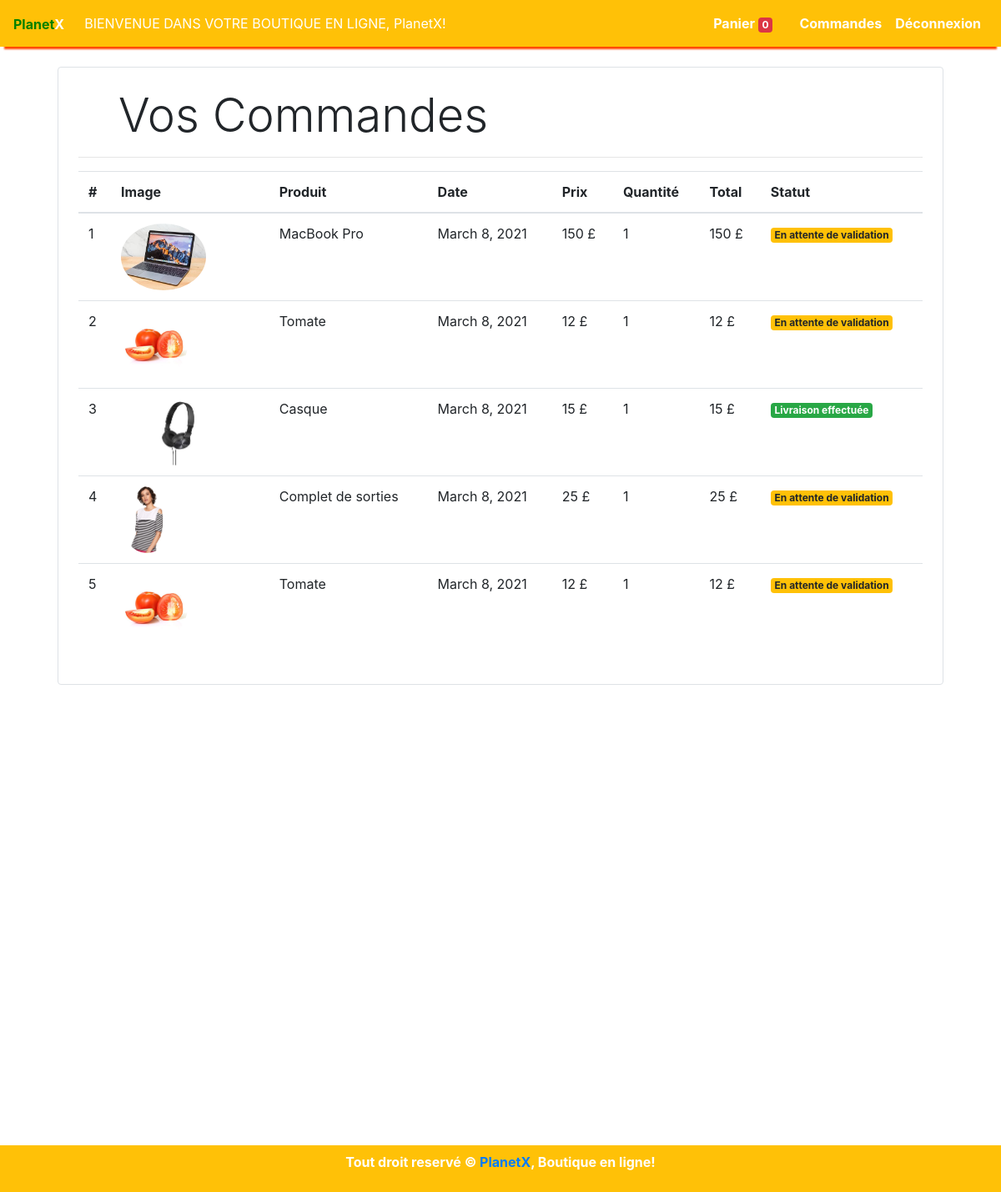
Screenshot of /orders (signed in) with the database file from the repository.
### store/models/orders.py (models this page shows, shortened)
class Order(models.Model):
    product = models.ForeignKey(Product,
                                on_delete=models.CASCADE)
    customer = models.ForeignKey(Customer,
                                 on_delete=models.CASCADE)
    quantity = models.IntegerField(default=1)
    price = models.IntegerField()
    address = models.CharField(max_length=50, default='', blank=True)
    phone = models.CharField(max_length=50, default='', blank=True)
    date = models.DateField(default=datetime.datetime.today)
    status = models.BooleanField(default=False)
    @staticmethod
    def get_orders_by_customer(customer_id):
        return Order.objects.filter(customer=customer_id).order_by('-date')
    def __str__(self):
        return "Date : {} ,contact client: {}".format(self.date,self.phone)

### store/models/product.py (models this page shows, shortened)
class Product(models.Model):
    name = models.CharField(max_length=50)
    price = models.IntegerField(default=0)
    category = models.ForeignKey(Category, on_delete=models.CASCADE, default=1)
    description = models.CharField(max_length=200, default='' , null=True , blank=True)
    image = models.ImageField(upload_to='uploads/products/')

### store/middlewares/auth.py (the view)
    def middleware(request):
        print(request.session.get('customer'))
        returnUrl = request.META['PATH_INFO']
        print(request.META['PATH_INFO'])
        if not request.session.get('customer'):
           return redirect(f'login?return_url={returnUrl}')
        response = get_response(request)
        return response

### store/templatetags/custom_filter.py (called while the page is built)
@register.filter(name='multiply')
def multiply(number , number1):
    return number * number1

### store/views/orders.py (called while the page is built)
    def get(self , request ):
        customer = request.session.get('customer')
        orders = Order.get_orders_by_customer(customer)
        print(orders)
        return render(request , 'orders.html'  , {'orders' : orders})

### store/templates/orders.html
{% extends 'base.html' %}
{% block content %}
{% load cart %}
{% load custom_filter %}
<div class="container">
   <div class="border rounded p-4 m-4">
        <p class="display-4 pl-4 ml-4">Vos Commandes</p>
        <hr>
        <table class="table">
            <thead>
                <tr>
                    <th>#</th>
                    <th>Image</th>
                    <th>Produit</th>
                    <th>Date</th>
                    <th>Prix</th>
                    <th>Quantité</th>
                    <th>Total</th>
                    <th>Statut</th>
                </tr>
            </thead>
            <tbody>
                {% for order in orders %}
                <tr>
                    <td>{{forloop.counter}}</td>
                    <td><img style="height: 80px;" class="rounded-circle" src="{{order.product.image.url}}" alt=""></td>
                    <td>{{order.product.name}}</td>
                    <td>{{order.date}}</td>
                    <td>{{order.price}} £</td>
                    <td>{{order.quantity}}</td>
                    <td>{{order.quantity|multiply:order.price}} £</td>
                    {% if order.status %}
                    <td><small class="badge badge-success">Livraison effectuée</small></td>
                    {%else%}
                    <td><small class="badge badge-warning">En attente de validation</small></td>
                    {% endif %}
                </tr>
                {% endfor %}
            </tbody>
        </table>
   </div>
</div>
{% endblock %}

### rows the page displays
Order: product.image (picture), product.name "MacBook Pro", date "March 8, 2021", price "150", quantity "1", quantity|multiply "150", status "En attente de validation"
Order: product.image (picture), product.name "Tomate", date "March 8, 2021", price "12", quantity "1", quantity|multiply "12", status "En attente de validation"
Order: product.image (picture), product.name "Casque", date "March 8, 2021", price "15", quantity "1", quantity|multiply "15", status "Livraison effectuée"
Order: product.image (picture), product.name "Complet de sorties", date "March 8, 2021", price "25", quantity "1", quantity|multiply "25", status "En attente de validation"
Order: product.image (picture), product.name "Tomate", date "March 8, 2021", price "12", quantity "1", quantity|multiply "12", status "En attente de validation"

### other values shown
{{ request.session.cart.keys|length }} "0"
